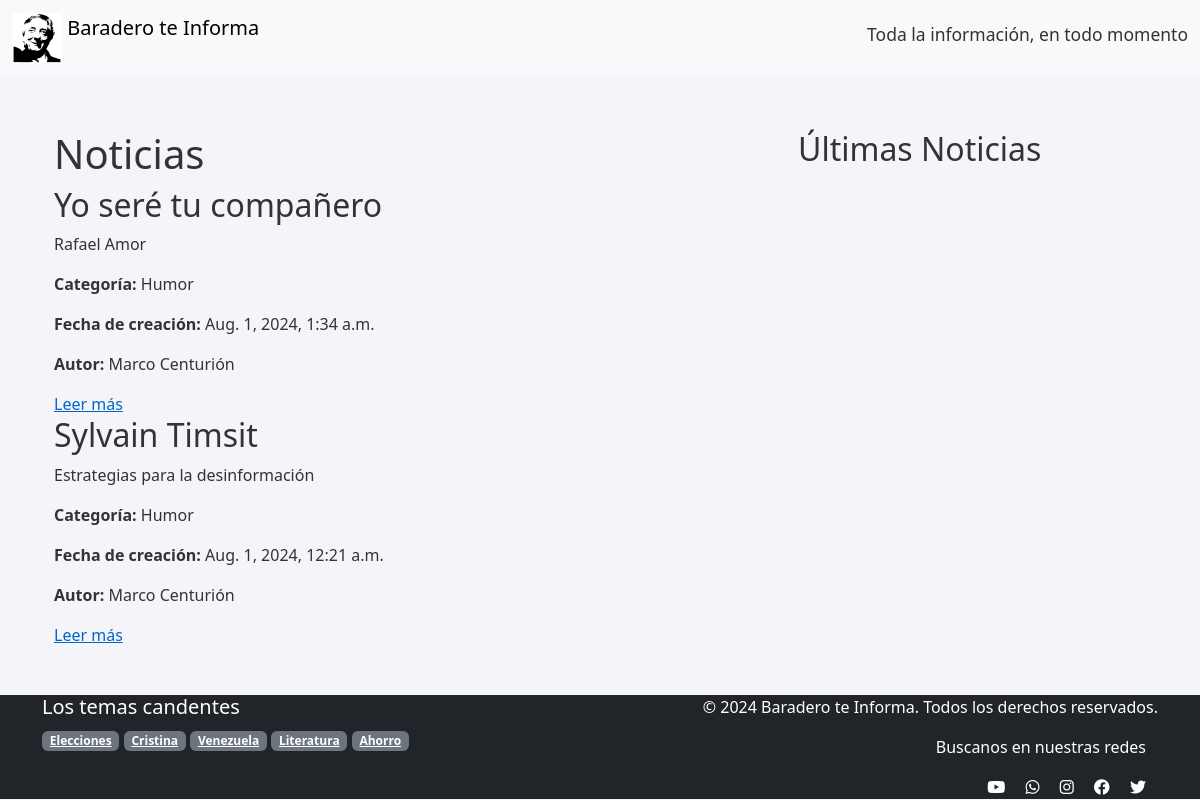
/noticias/tag/venezuela/, run on the app's committed database.
### noticias/models.py (models this page shows, shortened)
class Noticia(models.Model):
    titulo = models.CharField(max_length=200)
    resumen = models.TextField()
    contenido = models.TextField(null=True, blank=True)
    archivo_texto = models.FileField(upload_to='textos/', null=True, blank=True)
    categoria = models.ForeignKey(Categoria, on_delete=models.CASCADE)
    tags = models.ManyToManyField(Tag, related_name='noticias')
    fecha_creacion = models.DateTimeField(auto_now_add=True)
    nombre_usuario = models.CharField(max_length=100)
    apellido_usuario = models.CharField(max_length=100)

class Categoria(models.Model):
    nombre = models.CharField(max_length=100)
    slug = models.SlugField(max_length=100, unique=True, blank=True)

class Tag(models.Model):
    name = models.CharField(max_length=100, unique=True)
    slug = models.SlugField(max_length=100, unique=True, blank=True)

### noticias/views.py (the view)
# urls.py: path('tag/<slug:slug>/', noticias_por_tag, name='tag'),
def noticias_por_tag(request, slug):
    tag = Tag.objects.get(slug=slug)
    noticias = Noticia.objects.filter(tags=tag)
    categorias = Categoria.objects.all()
    tags = Tag.objects.all()
    return render(request, 'noticias/listar_noticias.html', {
        'noticias': noticias,
        'categorias': categorias,
        'tags': tags,
        'current_year': timezone.now().year,
    })

### noticias/templates/noticias/listar_noticias.html (shortened to what this page needs)
{% extends 'noticias/base.html' %}
{% block content %}
<div class="container" style="margin-top: 60px;">
    <div class="row">
        <div class="col-md-8">
            <h1>Noticias</h1>
            <div class="noticias">
                {% for noticia in noticias %}
                    <div class="noticia">
                        <h2>{{ noticia.titulo }}</h2>
                        <p>{{ noticia.resumen }}</p>
                        <p><strong>Categoría:</strong> {{ noticia.categoria.nombre }}</p>
                        <p><strong>Fecha de creación:</strong> {{ noticia.fecha_creacion }}</p>
			<p><strong>Autor:</strong> {{ noticia.nombre_usuario }} {{ noticia.apellido_usuario }}</p>
                        <a href="{% url 'noticias:detalle_noticia' noticia.id %}">Leer más</a>
                    </div>
                {% endfor %}
            </div>
        </div>
        <div class="col-md-4">
            <h2>Últimas Noticias</h2>
        </div>
    </div>
</div>
{% endblock %}

### noticias/templates/noticias/base.html (shortened to what this page needs)
{% load static %}
<!DOCTYPE html>
<html lang="es">
<head>
    {% load bootstrap5 %}
    {% bootstrap_css %}
    <link rel="stylesheet" href="{% static 'css/styles.css' %}">
    <link rel="stylesheet" href="https://cdnjs.cloudflare.com/ajax/libs/font-awesome/6.0.0-beta3/css/all.min.css">
</head>
<body>
<nav class="navbar navbar-expand-lg navbar-light bg-light fixed-top">
       <div class="container-fluid">
            <a class="navbar-brand" href="#">
                <img src="{% static 'images/nestor1.png' %}" alt="Logo" width="50" height="50" class="d-inline-block align-top">
                Baradero te Informa
            </a>
            <h5><small>Toda la información, en todo momento</small></h5>
    </div>
    </nav>
    <div class="container mt-4">
        {% block content %}
        {% endblock %}
    </div>
    <footer class="bg-dark text-white mt-5">
        <div class="container py:-4">
            <div class="row">
                <div class="col-md-6">
                    <h5>Los temas candentes</h5>
                    <div class="tag-cloud">
                        {% for tag in tags %}
                            <a href="{% url 'noticias:tag' tag.slug %}" class="badge bg-secondary">{{ tag.name }}</a>
                        {% endfor %}
                   </div>
                </div>
                <div class="col-md-6 text-md-end">
	<p>&copy; {{ current_year }} Baradero te Informa. Todos los derechos reservados.</p>
	<div class="container">
        <p>Buscanos en nuestras redes</p>
	<a href="https://www.youtube.com/aulavirtual" class="text-white me-3"><i class="fab fa-youtube"></i></a>
        <a href="https://wa.me/3329554222" class="text-white me-3"><i class="fab fa-whatsapp"></i></a>
        <a href="https://www.instagram.com/Baraderoteinforma" class="text-white me-3"><i class="fab fa-instagram"></i></a>
        <a href="https://www.facebook.com/baraderoteinforma" class="text-white me-3"><i class="fab fa-facebook"></i></a>
        <a href="https://twitter.com/bti" class="text-white"><i class="fab fa-twitter"></i></a>
        </div>
	</div>
        </div>
        </div>
    </footer>
</body>
</html>

### noticias/static/css/styles.css (style rules this page uses)
body { background-color: #f4f4f9; color: #333; }
.navbar { background-color: #0066cc; position: fixed; top: 0; width: 100%; z-index: 1000; }
footer { background-color: #003366; color: white; }
a { color: #0066cc; }
body { padding-top: 70px; }

### data on the page
Noticia: titulo "Yo seré tu compañero", resumen "Rafael Amor", categoria.nombre "Humor", fecha_creacion "Aug. 1, 2024, 1:34 a.m.", nombre_usuario "Marco", apellido_usuario "Centurión"
Noticia: titulo "Sylvain Timsit", resumen "Estrategias para la desinformación", categoria.nombre "Humor", fecha_creacion "Aug. 1, 2024, 12:21 a.m.", nombre_usuario "Marco", apellido_usuario "Centurión"
Tag: name "Elecciones"
Tag: name "Cristina"
Tag: name "Venezuela"
Tag: name "Literatura"
Tag: name "Ahorro"
